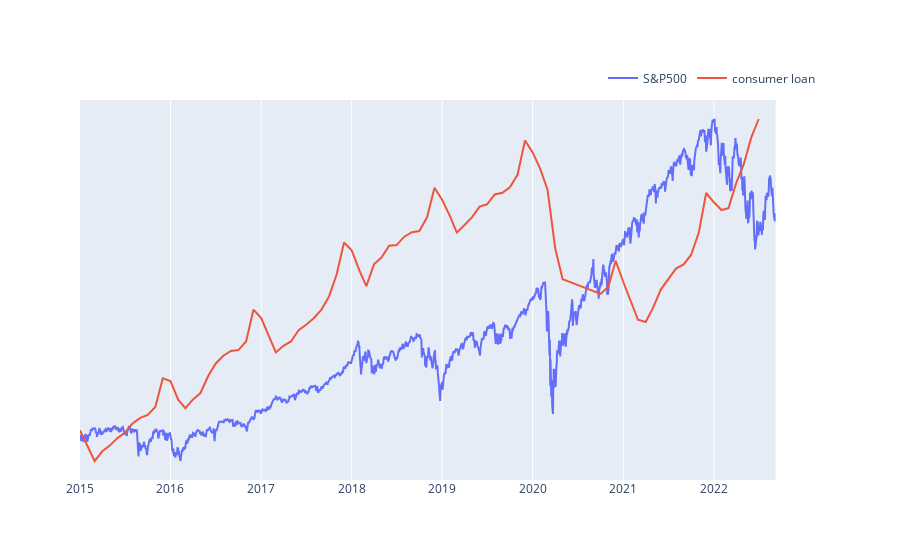

Notebook code cell kept with this figure:
### Code cell
plot_data([['line', sp500, 'Date', 'Close', 'S&P500', False],
           ['line', df_dict['consumer_loan'], 'Date', 'v', 'consumer loan', True]])
